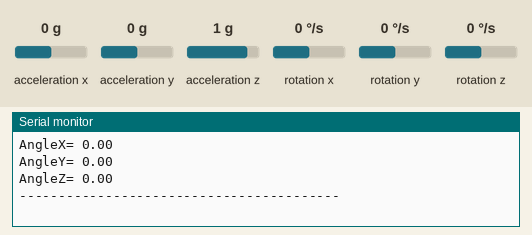
This sketch was run on a simulated Arduino Uno, built with avr-gcc and run on an emulated ATmega328P. Shown: the last lines printed to the serial monitor. Wiring (inferred from the names in the program): MPU-6050 motion sensor at I2C address 0x68. The test bench sets the inputs (shaded band); at power-on: acceleration x 0 g, acceleration y 0 g, acceleration z 1 g, rotation x 0 °/s, rotation y 0 °/s, rotation z 0 °/s.

Above: at 1.2 s.
1.3 s: acceleration x set to -1.4 g
At 5.3 s:
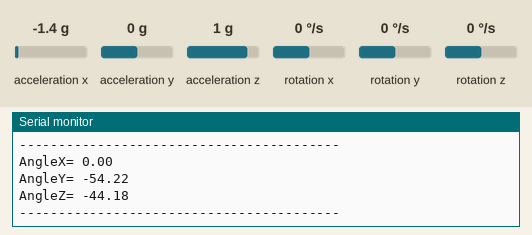
5.6 s: acceleration y set to -1.4 g
At 9.5 s:
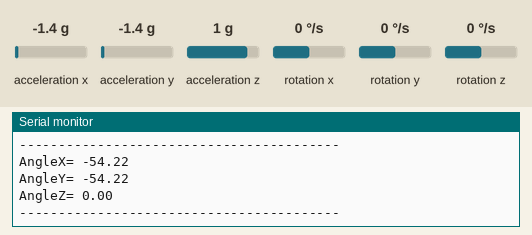
9.9 s: acceleration z set to -1.4 g
At 13.6 s:
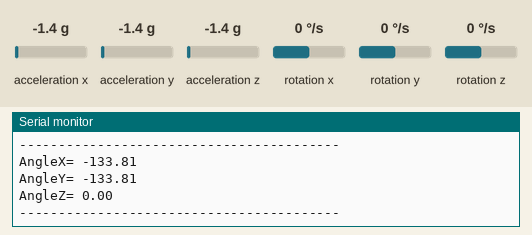
Timing chart, 0 to 15.1 s (numbered marks = the images above; inputs shaded):
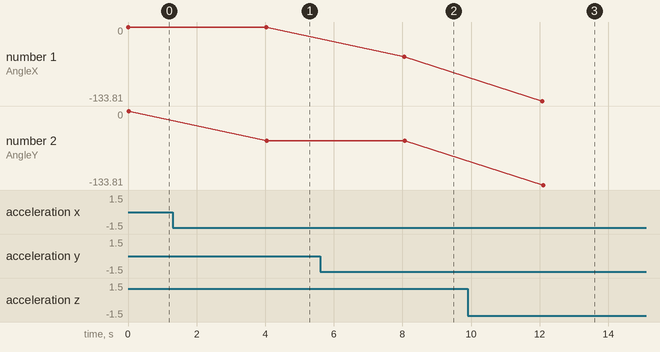

The sketch:

GyroTestInstructable_apr14a.ino
```cpp
#include <Wire.h>

//Wiring
//VCC to 5V(MPU-6050 works with 3.3V but GY-521 increases it to 5V.),
//GND to GND,
//SCL to A5,
//SDA to A4,
//ADO to GND,
//INT to digital pin 2.

const int MPU_addr=0x68; int16_t AcX,AcY,AcZ,Tmp,GyX,GyY,GyZ;
int minVal=265;
int maxVal=402;

double x;
double y;
double z;

double xcal;
double ycal;
double zcal;

double xsum;
double ysum;
double zsum;

void setup(){
  Wire.begin();
  Wire.beginTransmission(MPU_addr);
  Wire.write(0x6B); Wire.write(0);
  Wire.endTransmission(true);

  Serial.begin(9600);

  Wire.beginTransmission(MPU_addr);
  Wire.write(0x3B);
  Wire.endTransmission(false);
  Wire.requestFrom(MPU_addr,14,true);

  AcX=Wire.read()<<8|Wire.read();
  AcY=Wire.read()<<8|Wire.read();
  AcZ=Wire.read()<<8|Wire.read();

  int xAng = map(AcX,minVal,maxVal,-90,90);
  int yAng = map(AcY,minVal,maxVal,-90,90);
  int zAng = map(AcZ,minVal,maxVal,-90,90);

  xcal= RAD_TO_DEG * (atan2(-yAng, -zAng)+PI);
  ycal= RAD_TO_DEG * (atan2(-xAng, -zAng)+PI);
  zcal= RAD_TO_DEG * (atan2(-yAng, -xAng)+PI);

}

void loop(){
  Wire.beginTransmission(MPU_addr);
  Wire.write(0x3B);
  Wire.endTransmission(false);
  Wire.requestFrom(MPU_addr,14,true);
  /*
  for(int i=0; i<20, i++;){
    AcX=Wire.read()<<8|Wire.read();
    AcY=Wire.read()<<8|Wire.read();
    AcZ=Wire.read()<<8|Wire.read();

    int xAng = map(AcX,minVal,maxVal,-90,90);
    int yAng = map(AcY,minVal,maxVal,-90,90);
    int zAng = map(AcZ,minVal,maxVal,-90,90);

    xsum= RAD_TO_DEG * (atan2(-yAng, -zAng)+PI) + xsum;
    ysum= RAD_TO_DEG * (atan2(-xAng, -zAng)+PI) + ysum;
    zsum= RAD_TO_DEG * (atan2(-yAng, -xAng)+PI) + zsum;

  }

  x= xsum / 20.00;
  y= ysum / 20.00;
  z= zsum / 20.00;
  */
  AcX=Wire.read()<<8|Wire.read();
  AcY=Wire.read()<<8|Wire.read();
  AcZ=Wire.read()<<8|Wire.read();

  int xAng = map(AcX,minVal,maxVal,-90,90);
  int yAng = map(AcY,minVal,maxVal,-90,90);
  int zAng = map(AcZ,minVal,maxVal,-90,90);

  x= RAD_TO_DEG * (atan2(-yAng, -zAng)+PI);
  y= RAD_TO_DEG * (atan2(-xAng, -zAng)+PI);
  z= RAD_TO_DEG * (atan2(-yAng, -xAng)+PI);

  Serial.print("AngleX= ");
  Serial.println(x - xcal);
  Serial.print("AngleY= ");
  Serial.println(y - ycal);
  Serial.print("AngleZ= ");
  Serial.println(z - zcal);
  Serial.println("-----------------------------------------");
  delay(4000);
}
```

Measured:
- after the input at 1.3 s, the serial monitor: prints a new line after 2.7 s (image 1)
- after the input at 5.6 s, the serial monitor: prints a new line after 2.5 s (image 2)
- after the input at 9.9 s, the serial monitor: prints a new line after 2.2 s (image 3)
- plotted number 1: -54.22 → -133.81 after the input at 9.9 s
- plotted number 2: 0 → -54.22 after the input at 1.3 s, -54.22 → -133.81 after the input at 9.9 s
